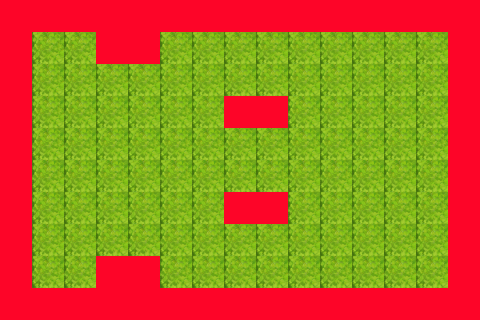

A 2D game scene composited from a Tiled map and its tileset images. What follows is a short description and the map's XML, with each tile layer's data collapsed to a summary:
An orthogonal 15x10 tile map with 32x32 px tiles, 2 tile layers (bg, vatcan), 2 tilesets.

<map version="1.0" orientation="orthogonal" width="15" height="10" tilewidth="32" tileheight="32">
 <properties>
  <property name="map1" value="map1" />
 </properties>
 <tileset firstgid="1" name="map_tiles_2_1" tilewidth="32" tileheight="32">
  <image source="Images/map_tiles_2_1.png" width="512" height="256" />
 </tileset>
 <tileset firstgid="129" name="vatcan" tilewidth="32" tileheight="32">
  <image source="Images/vatcan.png" width="32" height="32" />
  <tile id="0">
   <properties>
    <property name="vatcan" value="vatcan" />
   </properties>
  </tile>
 </tileset>
 <layer name="bg" width="15" height="10">
  <properties>
   <property name="bg" value="2" />
  </properties>
  <data>[150 cells, 150 non-empty, 4 distinct tile ids]</data>
 </layer>
 <layer name="vatcan" width="15" height="10">
  <properties>
   <property name="vatcan" value="vatcan" />
  </properties>
  <data>[150 cells, 54 non-empty, 1 distinct tile ids]</data>
 </layer>
</map>
